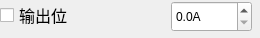
<?xml version="1.0" encoding="UTF-8"?>
<ui version="4.0">
 <class>MPDU_OutputThresholdItemWid</class>
 <widget class="QWidget" name="MPDU_OutputThresholdItemWid">
  <property name="geometry">
   <rect>
    <x>0</x>
    <y>0</y>
    <width>260</width>
    <height>38</height>
   </rect>
  </property>
  <property name="windowTitle">
   <string>Form</string>
  </property>
  <widget class="QCheckBox" name="checkBox">
   <property name="geometry">
    <rect>
     <x>0</x>
     <y>0</y>
     <width>171</width>
     <height>30</height>
    </rect>
   </property>
   <property name="font">
    <font>
     <family>微软雅黑</family>
     <pointsize>12</pointsize>
    </font>
   </property>
   <property name="text">
    <string>输出位</string>
   </property>
  </widget>
  <widget class="QDoubleSpinBox" name="spinBox">
   <property name="geometry">
    <rect>
     <x>171</x>
     <y>1</y>
     <width>81</width>
     <height>31</height>
    </rect>
   </property>
   <property name="prefix">
    <string/>
   </property>
   <property name="suffix">
    <string>A</string>
   </property>
   <property name="decimals">
    <number>1</number>
   </property>
  </widget>
 </widget>
 <resources/>
 <connections/>
</ui>
